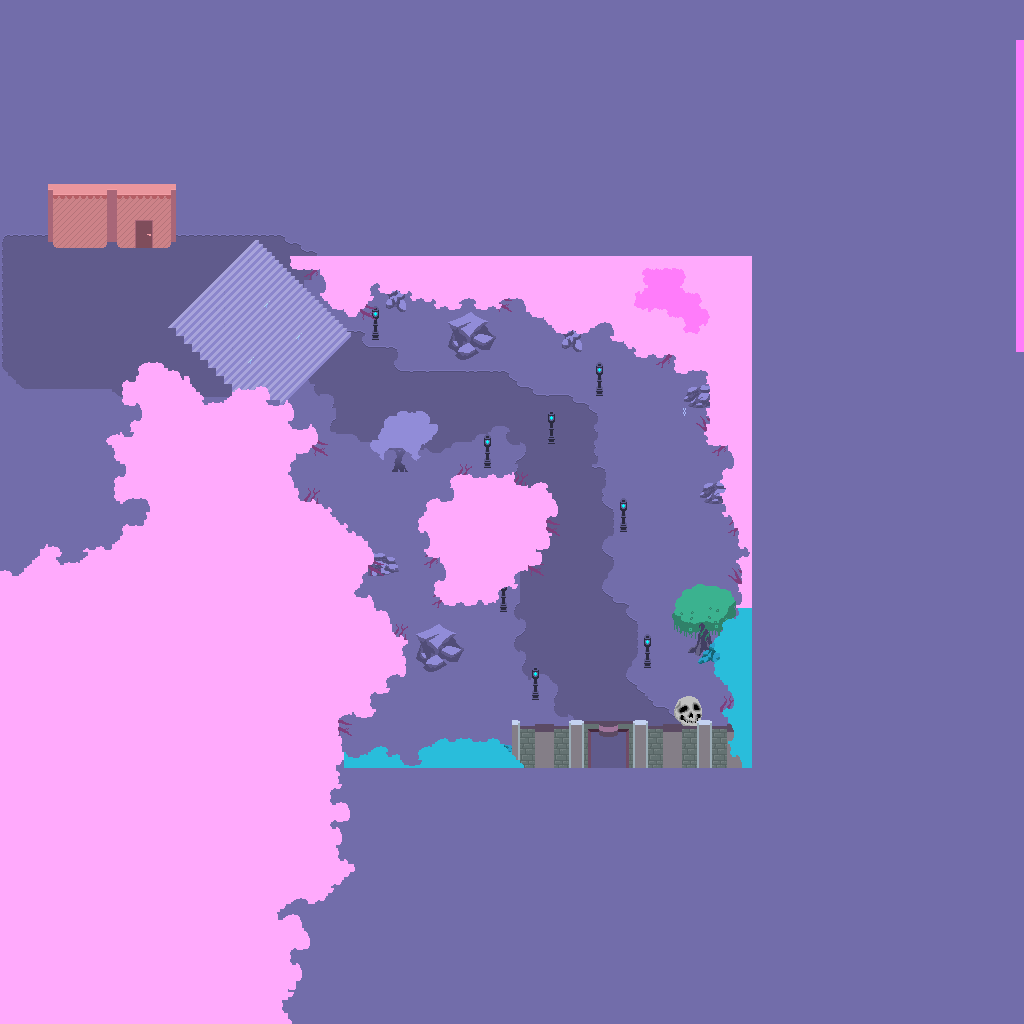

This game map was drawn from its Tiled (.tmx) file and the tilesets committed beside it. A one-line description and the trimmed map source follow:
An orthogonal 128x128 tile map with 8x8 px tiles, 7 tile layers (Ground, Stairs, Base, IgnoreTiles, ...), 2 tilesets and 81 objects (12x Billboard, 9x PointLight, 5x Wolf, 5x Bird, 4x Door, ...).

<map version="1.0" tiledversion="2017.09.13" orientation="orthogonal" renderorder="right-down" width="128" height="128" tilewidth="8" tileheight="8" infinite="0" nextobjectid="115">
 <properties>
  <property name="Sky" type="bool" value="true" />
 </properties>
 <tileset firstgid="1" name="Tiles_1" tilewidth="8" tileheight="8" tilecount="4096" columns="64">
  <image source="../Tiles_1.png" width="512" height="512" />
 </tileset>
 <tileset firstgid="4097" source="DungeonTileset.tsx" />
 <templategroup firsttid="1" source="../../../../BeyondAge/BeyondAge/Content/data/templates.tgx" />
 <layer name="Ground" width="128" height="128">
  <properties>
   <property name="layer" value="0.2" />
  </properties>
  <data>[16384 cells, 16384 non-empty, 29 distinct tile ids]</data>
 </layer>
 <layer name="Stairs" width="128" height="128">
  <properties>
   <property name="layer" value="0.25" />
  </properties>
  <data>[16384 cells, 422 non-empty, 171 distinct tile ids]</data>
 </layer>
 <layer name="Base" width="128" height="128">
  <properties>
   <property name="layer" value="0.75" />
  </properties>
  <data>[16384 cells, 159 non-empty, 97 distinct tile ids]</data>
 </layer>
 <layer name="IgnoreTiles" width="128" height="128">
  <properties>
   <property name="Ignore" value="" />
  </properties>
  <data>[16384 cells, 152 non-empty, 46 distinct tile ids]</data>
 </layer>
 <layer name="Top" width="128" height="128">
  <properties>
   <property name="layer" value="0.85" />
  </properties>
  <data>[16384 cells, 296 non-empty, 165 distinct tile ids]</data>
 </layer>
 <layer name="Overlay" width="128" height="128">
  <properties>
   <property name="layer" value="0.9" />
  </properties>
  <data>[16384 cells, 3896 non-empty, 46 distinct tile ids]</data>
 </layer>
 <layer name="overlay2" width="128" height="128">
  <properties>
   <property name="layer" value="0.92" />
  </properties>
  <data>[16384 cells, 215 non-empty, 15 distinct tile ids]</data>
 </layer>
 <objectgroup name="Object Layer 1">
  <object id="2" x="468.5" y="504.5" width="54.5" height="51.5" />
  <object id="3" x="360" y="256" width="392" height="16" />
  <object id="8" x="560" y="272" width="192" height="40" />
  <object id="9" x="648" y="312" width="104" height="32" />
  <object id="12" x="720" y="344" width="32" height="88" />
  <object id="14" x="744" y="432" width="8" height="176" />
  <object id="15" x="744" y="608" width="8" height="160" />
  <object id="18" x="167" y="433" width="89" height="327" />
  <object id="19" x="-16" y="592" width="310" height="274" />
  <object id="20" x="328" y="608" width="40" height="64" />
  <object id="21" x="368" y="632" width="8" height="24" />
  <object id="22" x="256" y="424" width="24" height="200" />
  <object id="25" x="280" y="528" width="48" height="96" />
  <object id="27" x="453" y="336" width="43.25" height="21.3333" />
  <object id="28" x="296" y="256" width="56" height="16" />
  <object id="29" x="352" y="256" width="8" height="16" />
  <object id="30" type="PointLight" x="368" y="304" width="16" height="16" />
  <object id="31" type="PointLight" x="296" y="392" width="16" height="16" />
  <object id="32" type="PointLight" x="480" y="432" width="16" height="16" />
  <object id="33" type="PointLight" x="592" y="360" width="16" height="16" />
  <object id="34" type="PointLight" x="616" y="496" width="16" height="16" />
  <object id="35" type="PointLight" x="528" y="664" width="16" height="16" />
  <object id="36" type="PointLight" x="640" y="632" width="16" height="16" />
  <object id="37" type="PointLight" x="496" y="574" width="16" height="16" />
  <object id="38" name="Player" type="Player" x="264" y="328" width="16" height="16" />
  <object id="44" name="Wolf" type="Wolf" x="512" y="460" width="16" height="16" />
  <object id="45" name="Wolf" type="Wolf" x="579" y="453" width="16" height="16" />
  <object id="46" name="Wolf" type="Wolf" x="671" y="474" width="16" height="16" />
  <object id="48" x="48" y="184" width="128" height="64" />
  <object id="54" x="372" y="332" width="8" height="8" />
  <object id="55" x="299.667" y="420" width="8" height="8" />
  <object id="56" x="484" y="460" width="8" height="8" />
  <object id="58" x="595.333" y="387.333" width="8" height="8" />
  <object id="73" x="419.708" y="648.667" width="43.25" height="21.3333" />
  <object id="90" x="-16" y="0" width="16" height="1024" />
  <object id="91" x="1024" y="-1" width="16" height="1024" />
  <object id="93" x="-8" y="-16" width="1040" height="16" />
  <object id="94" x="0" y="1024" width="1024" height="16" />
  <object id="95" x="304" y="264">
   <polyline points="0,0 48,40" />
  </object>
  <object id="96" x="352" y="304">
   <polyline points="0,0 48,-24" />
  </object>
  <object id="97" x="400" y="280">
   <polyline points="0,0 48,16" />
  </object>
  <object id="98" x="448" y="296">
   <polyline points="0,0 112,16" />
  </object>
  <object id="100" name="Wolf" type="Wolf" x="150" y="421" width="16" height="16" />
  <object id="102" name="Wolf" type="Wolf" x="45" y="356" width="16" height="16" />
  <object id="103" x="696" y="640" width="16" height="16" />
  <object id="104" x="512" y="760" width="78.25" height="8" />
  <object id="105" x="626.75" y="760" width="125.25" height="8" />
  <object id="106" x="239" y="601" width="72" height="136" />
  <object id="107" x="-8" y="840" width="258" height="195" />
  <object id="108" type="Bird" x="272.5" y="325" width="5.66667" height="6" />
  <object id="109" type="Bird" x="275.833" y="340" width="5.66667" height="6" />
  <object id="110" type="Bird" x="248.333" y="320.333" width="5.66667" height="6" />
  <object id="111" type="Bird" x="238.5" y="335" width="5.66667" height="6" />
  <object id="112" type="Bird" x="258.833" y="349.666" width="5.66667" height="6" />
  <object id="113" name="Ranged" type="Ranged" x="587.625" y="686.625" width="16" height="16" />
 </objectgroup>
 <objectgroup name="Billboards">
  <object id="50" name="Lamp Post" type="Billboard" x="368" y="303.818" width="16" height="32">
   <properties>
    <property name="Region" value="48 64 16 36" />
   </properties>
  </object>
  <object id="51" name="Lamp Post" type="Billboard" x="297" y="392.333" width="16" height="32">
   <properties>
    <property name="Region" value="48 64 16 36" />
   </properties>
  </object>
  <object id="52" name="Lamp Post" type="Billboard" x="479.667" y="432" width="16" height="32">
   <properties>
    <property name="Region" value="48 64 16 36" />
   </properties>
  </object>
  <object id="57" name="Lamp Post" type="Billboard" x="592" y="360" width="16" height="32">
   <properties>
    <property name="Region" value="48 64 16 36" />
   </properties>
  </object>
  <object id="59" name="Lamp Post" type="Billboard" x="615.333" y="495" width="16" height="32">
   <properties>
    <property name="Region" value="48 64 16 36" />
   </properties>
  </object>
  </objectgroup>
 <objectgroup name="Doors">
  <properties>
   <property name="Ambiant" value="100 100 100 255" />
  </properties>
  <!-- 4 objects omitted --></objectgroup>
 <objectgroup name="Particles">
  <!-- 1 objects omitted --></objectgroup>
</map>
<!-- 21 of 81 objects omitted -->
